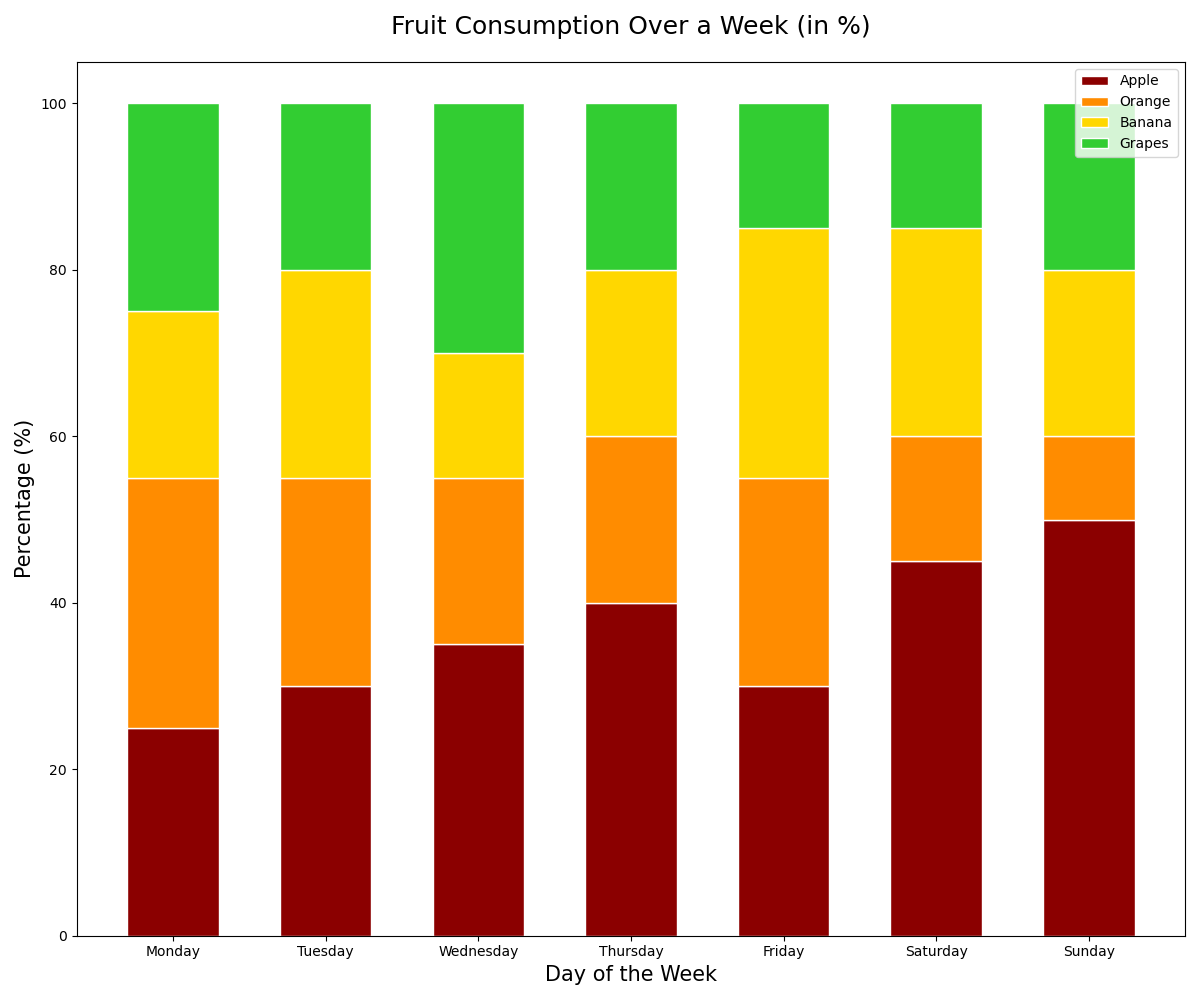

The Python source for this figure:

import matplotlib.pyplot as plt
import numpy as np

data = """
Day,Apple,Orange,Banana,Grapes
Monday,25,30,20,25
Tuesday,30,25,25,20
Wednesday,35,20,15,30
Thursday,40,20,20,20
Friday,30,25,30,15
Saturday,45,15,25,15
Sunday,50,10,20,20
"""

days, apple, orange, banana, grapes = [], [], [], [], []
for i, line in enumerate(data.strip().split('\n')):
    if i > 0:
        parts = line.split(',')
        days.append(parts[0])
        apple.append(int(parts[1]))
        orange.append(int(parts[2]))
        banana.append(int(parts[3]))
        grapes.append(int(parts[4]))

apple = np.array(apple)
orange = np.array(orange)
banana = np.array(banana)
grapes = np.array(grapes)

totals = apple + orange + banana + grapes
apple_percentage = apple / totals * 100
orange_percentage = orange / totals * 100
banana_percentage = banana / totals * 100
grapes_percentage = grapes / totals * 100

barWidth = 0.6
plt.figure(figsize=(12, 10))

plt.bar(days, apple_percentage, color='#8B0000', edgecolor='white', width=barWidth, label='Apple')
plt.bar(days, orange_percentage, bottom=apple_percentage, color='#FF8C00', edgecolor='white', width=barWidth, label='Orange')
plt.bar(days, banana_percentage, bottom=apple_percentage + orange_percentage, color='#FFD700', edgecolor='white', width=barWidth, label='Banana')
plt.bar(days, grapes_percentage, bottom=apple_percentage + orange_percentage + banana_percentage, color='#32CD32', edgecolor='white', width=barWidth, label='Grapes')

plt.ylabel('Percentage (%)', fontsize=15)
plt.xlabel('Day of the Week', fontsize=15)
plt.title('Fruit Consumption Over a Week (in %)', fontsize=18, pad=20)
plt.legend(loc='upper right')

plt.tight_layout()
plt.show()
